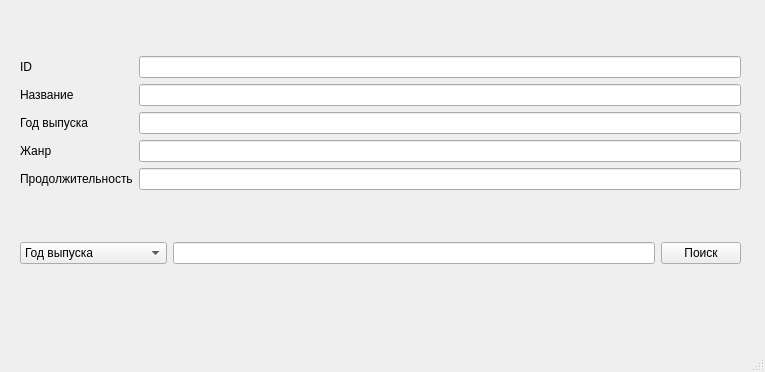
<?xml version="1.0" encoding="UTF-8"?>
<ui version="4.0">
 <class>MainWindow</class>
 <widget class="QMainWindow" name="MainWindow">
  <property name="geometry">
   <rect>
    <x>0</x>
    <y>0</y>
    <width>765</width>
    <height>372</height>
   </rect>
  </property>
  <property name="windowTitle">
   <string>MainWindow</string>
  </property>
  <property name="statusTip">
   <string/>
  </property>
  <widget class="QWidget" name="centralwidget">
   <widget class="QWidget" name="verticalLayoutWidget">
    <property name="geometry">
     <rect>
      <x>20</x>
      <y>10</y>
      <width>721</width>
      <height>301</height>
     </rect>
    </property>
    <layout class="QVBoxLayout" name="verticalLayout">
     <item>
      <layout class="QHBoxLayout" name="horizontalLayout_2">
       <item>
        <layout class="QVBoxLayout" name="verticalLayout_4">
         <item>
          <widget class="QLabel" name="label_5">
           <property name="text">
            <string>ID</string>
           </property>
          </widget>
         </item>
         <item>
          <widget class="QLabel" name="label_4">
           <property name="text">
            <string>Название</string>
           </property>
          </widget>
         </item>
         <item>
          <widget class="QLabel" name="label_3">
           <property name="text">
            <string>Год выпуска</string>
           </property>
          </widget>
         </item>
         <item>
          <widget class="QLabel" name="label_2">
           <property name="text">
            <string>Жанр</string>
           </property>
          </widget>
         </item>
         <item>
          <widget class="QLabel" name="label">
           <property name="text">
            <string>Продолжительность</string>
           </property>
          </widget>
         </item>
        </layout>
       </item>
       <item>
        <layout class="QVBoxLayout" name="verticalLayout_2">
         <item>
          <widget class="QLineEdit" name="idEdit"/>
         </item>
         <item>
          <widget class="QLineEdit" name="titleEdit"/>
         </item>
         <item>
          <widget class="QLineEdit" name="yearEdit"/>
         </item>
         <item>
          <widget class="QLineEdit" name="genreEdit"/>
         </item>
         <item>
          <widget class="QLineEdit" name="durationEdit"/>
         </item>
        </layout>
       </item>
      </layout>
     </item>
     <item>
      <layout class="QHBoxLayout" name="horizontalLayout">
       <item>
        <widget class="QComboBox" name="parameterSelection">
         <property name="statusTip">
          <string/>
         </property>
         <item>
          <property name="text">
           <string>Год выпуска</string>
          </property>
         </item>
         <item>
          <property name="text">
           <string>Название</string>
          </property>
         </item>
         <item>
          <property name="text">
           <string>Продолжительность</string>
          </property>
         </item>
        </widget>
       </item>
       <item>
        <widget class="QLineEdit" name="queryLine">
         <property name="enabled">
          <bool>true</bool>
         </property>
        </widget>
       </item>
       <item>
        <widget class="QPushButton" name="queryButton">
         <property name="text">
          <string>Поиск</string>
         </property>
        </widget>
       </item>
      </layout>
     </item>
    </layout>
   </widget>
  </widget>
  <widget class="QMenuBar" name="menubar">
   <property name="geometry">
    <rect>
     <x>0</x>
     <y>0</y>
     <width>765</width>
     <height>26</height>
    </rect>
   </property>
  </widget>
  <widget class="QStatusBar" name="errorLabel"/>
 </widget>
 <resources/>
 <connections/>
</ui>
